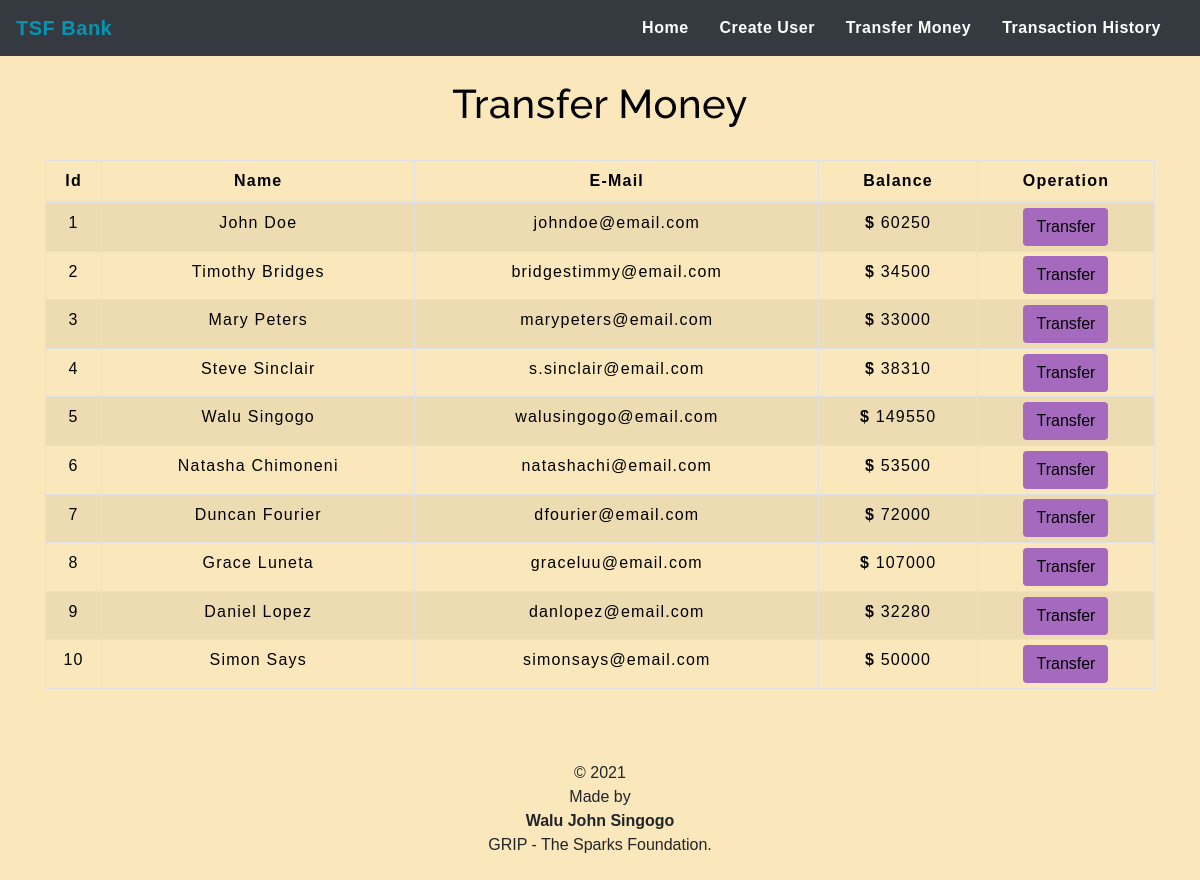
The app's page /transfermoney.php with its own data.
### tables this page shows
CREATE TABLE `users` (
  `id` int(3) NOT NULL,
  `name` text NOT NULL,
  `email` varchar(30) NOT NULL,
  `balance` int(8) NOT NULL
);

### transfermoney.php (the view, shortened to what this page needs)
<!DOCTYPE html>
<html lang="en">
<head>
    <link rel="stylesheet" href="https://maxcdn.bootstrapcdn.com/bootstrap/4.0.0/css/bootstrap.min.css">
    <link rel="stylesheet" type="text/css" href="css/table.css">
    <link rel="stylesheet" type="text/css" href="css/navbar.css">
</head>
<body style="background-color : #FAE7BB;">
    <?php
    include 'config.php';
    $sql = "SELECT * FROM users";
    $result = mysqli_query($conn, $sql);
    ?>
    <?php
    include 'navbar.php';
    ?>
    <div class="container">
        <h2 class="text-center pt-4" style="color : black;">Transfer Money</h2>
        <br>
        <div class="row">
            <div class="col">
                <div class="table-responsive-sm">
                    <table class="table table-hover table-sm table-striped table-condensed table-bordered" style="border-color:black;">
                        <thead style="color : black;">
                            <tr>
                                <th scope="col" class="text-center py-2">Id</th>
                                <th scope="col" class="text-center py-2">Name</th>
                                <th scope="col" class="text-center py-2">E-Mail</th>
                                <th scope="col" class="text-center py-2">Balance</th>
                                <th scope="col" class="text-center py-2">Operation</th>
                            </tr>
                        </thead>
                        <tbody>
                            <?php
                            while ($rows = mysqli_fetch_assoc($result)) {
                            ?>
                                <tr style="color : black;">
                                    <td class="py-2"><?php echo $rows['id'] ?></td>
                                    <td class="py-2"><?php echo $rows['name'] ?></td>
                                    <td class="py-2"><?php echo $rows['email'] ?></td>
                                    <td class="py-2"><b>$ </b><?php echo $rows['balance'] ?></td>
                                    <td><a href="selecteduserdetail.php?id= <?php echo $rows['id']; ?>"> <button type="button" class="btn" style="background-color : #A569BD;">Transfer</button></a></td>
                                </tr>
                            <?php
                            }
                            ?>
                        </tbody>
                    </table>
                </div>
            </div>
        </div>
    </div>
    <footer class="text-center mt-5 py-2">
        <p>&copy 2021<br>Made by<br><b>Walu John Singogo</b><br>GRIP - The Sparks Foundation.</p>
    </footer>
</body>
</html>

### css/table.css (style rules this page uses)
* { padding: 0; margin: 0; box-sizing: border-box; font-family: sans-serif; }
h2 { font-size: 40px; }
table { letter-spacing: 1.2px; }
td { text-align: center; }
button { border:none; background: #eb6f6f; transition: 1s; }

### css/navbar.css (style rules this page uses)
h2 { color: #000000; letter-spacing: 0.5px; font-family: raleway; }

### transfermoney.php (style rules this page uses)
button { transition: 1.5s; }

### records on screen
users: id "1", name "John Doe", email "johndoe@email.com", balance "60250"
users: id "2", name "Timothy Bridges", email "bridgestimmy@email.com", balance "34500"
users: id "3", name "Mary Peters", email "marypeters@email.com", balance "33000"
users: id "4", name "Steve Sinclair", email "s.sinclair@email.com", balance "38310"
users: id "5", name "Walu Singogo", email "walusingogo@email.com", balance "149550"
users: id "6", name "Natasha Chimoneni", email "natashachi@email.com", balance "53500"
users: id "7", name "Duncan Fourier", email "dfourier@email.com", balance "72000"
users: id "8", name "Grace Luneta", email "graceluu@email.com", balance "107000"
users: id "9", name "Daniel Lopez", email "danlopez@email.com", balance "32280"
users: id "10", name "Simon Says", email "simonsays@email.com", balance "50000"
